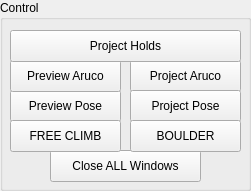
   <widget class="QGroupBox" name="groupBox_7">
    <property name="geometry">
     <rect>
      <x>20</x>
      <y>310</y>
      <width>251</width>
      <height>191</height>
     </rect>
    </property>
    <property name="title">
     <string>Control</string>
    </property>
    <widget class="QPushButton" name="btn_start_aruco_tracker">
     <property name="geometry">
      <rect>
       <x>130</x>
       <y>60</y>
       <width>111</width>
       <height>32</height>
      </rect>
     </property>
     <property name="text">
      <string>Project Aruco</string>
     </property>
    </widget>
    <widget class="QPushButton" name="btn_preview_mmpose_tracker">
     <property name="geometry">
      <rect>
       <x>10</x>
       <y>90</y>
       <width>111</width>
       <height>32</height>
      </rect>
     </property>
     <property name="text">
      <string>Preview Pose</string>
     </property>
    </widget>
    <widget class="QPushButton" name="btn_start_mmpose_tracker">
     <property name="geometry">
      <rect>
       <x>130</x>
       <y>90</y>
       <width>111</width>
       <height>32</height>
      </rect>
     </property>
     <property name="text">
      <string>Project Pose</string>
     </property>
    </widget>
    <widget class="QPushButton" name="btn_stop">
     <property name="geometry">
      <rect>
       <x>50</x>
       <y>150</y>
       <width>151</width>
       <height>32</height>
      </rect>
     </property>
     <property name="text">
      <string>Close ALL Windows</string>
     </property>
    </widget>
    <widget class="QPushButton" name="btn_preview_aruco_tracker">
     <property name="geometry">
      <rect>
       <x>10</x>
       <y>60</y>
       <width>111</width>
       <height>32</height>
      </rect>
     </property>
     <property name="text">
      <string>Preview Aruco</string>
     </property>
    </widget>
    <widget class="QPushButton" name="btn_project_holds">
     <property name="geometry">
      <rect>
       <x>10</x>
       <y>30</y>
       <width>231</width>
       <height>32</height>
      </rect>
     </property>
     <property name="text">
      <string>Project Holds</string>
     </property>
    </widget>
    <widget class="QPushButton" name="btn_start_boulder">
     <property name="geometry">
      <rect>
       <x>130</x>
       <y>120</y>
       <width>111</width>
       <height>32</height>
      </rect>
     </property>
     <property name="text">
      <string>BOULDER</string>
     </property>
    </widget>
    <widget class="QPushButton" name="btn_start_free_climbing">
     <property name="geometry">
      <rect>
       <x>10</x>
       <y>120</y>
       <width>111</width>
       <height>32</height>
      </rect>
     </property>
     <property name="text">
      <string>FREE CLIMB</string>
     </property>
    </widget>
   </widget>
